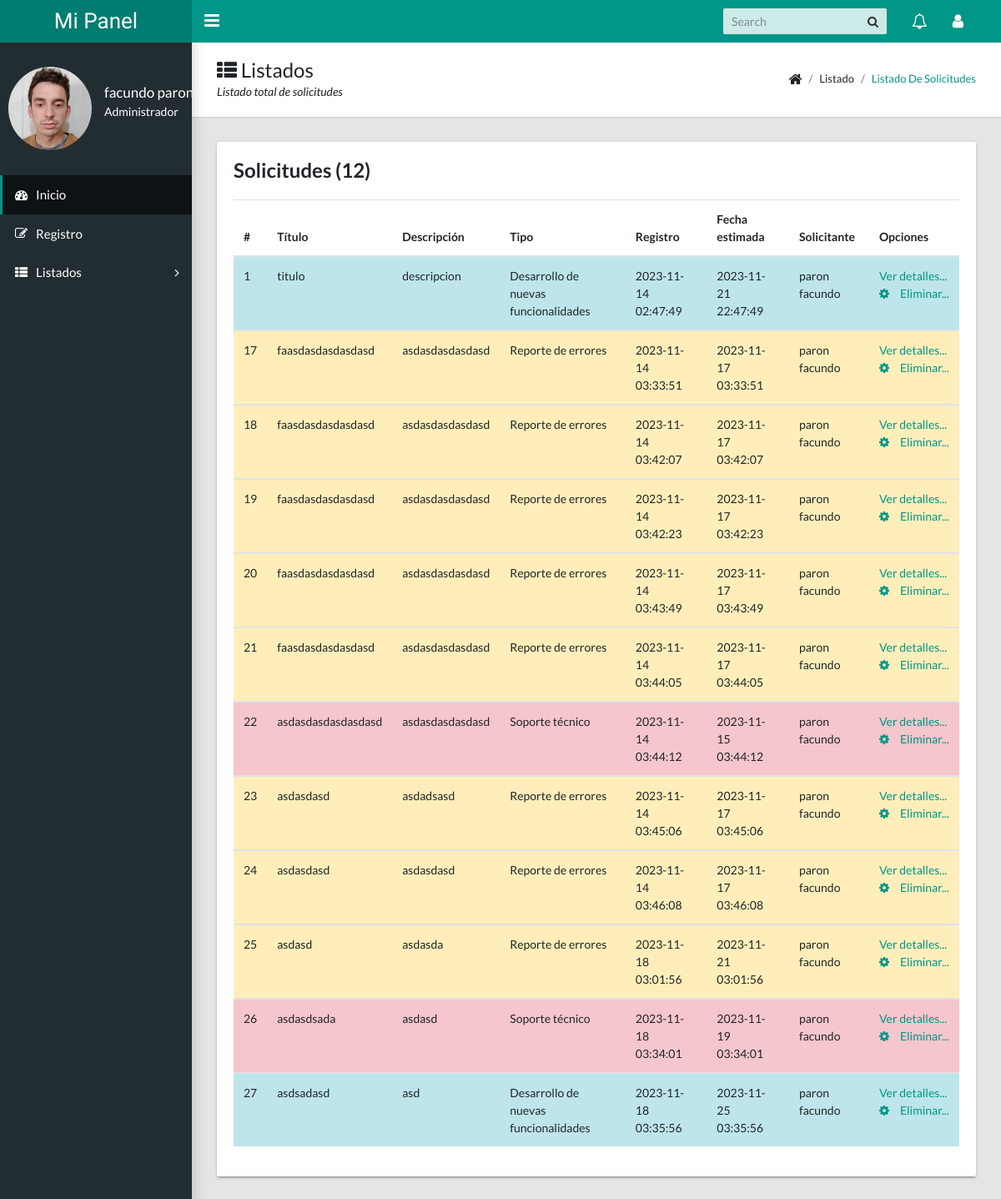
Screenshot of /listado.php (signed in) with the database file from the repository.
### tables this page shows
CREATE TABLE `solicitud` (
  `id` int(11) NOT NULL,
  `titulo` varchar(100) NOT NULL,
  `descripcion` varchar(1000) NOT NULL,
  `id_usuario` int(11) NOT NULL,
  `fecha_de_carga` datetime NOT NULL,
  `id_tipo` int(11) NOT NULL,
  `fecha_est` datetime NOT NULL
);

CREATE TABLE `solicitud_tipo` (
  `id` int(11) NOT NULL,
  `tipo_soli` varchar(100) NOT NULL
);

CREATE TABLE `usuarios` (
  `id` int(11) NOT NULL,
  `email` varchar(100) NOT NULL,
  `nombre` varchar(100) NOT NULL,
  `apellido` varchar(100) NOT NULL,
  `imagen` varchar(100) NOT NULL,
  `clave` varchar(100) NOT NULL,
  `id_rol` int(11) NOT NULL,
  `ultimo_acceso` datetime NOT NULL,
  `activo` tinyint(1) NOT NULL
);

### funciones/lista.php (called while the page is built, shortened)
<?php
function Listar($vId_Usuario, $vId_Rol, $vConexion){
    $Listado = array();
    $SQLAdmin="SELECT solicitud.*, usuarios.nombre, usuarios.apellido, solicitud_tipo.tipo_soli FROM solicitud JOIN usuarios ON solicitud.id_usuario = usuarios.id JOIN solicitud_tipo ON solicitud.id_tipo = solicitud_tipo.id ORDER BY solicitud.fecha_de_carga ASC;";
    if ($vId_Rol == '1') {
        $SQL = $SQLAdmin;
    }
    $rs = mysqli_query($vConexion, $SQL);
    $i = 0;
    while ($data = mysqli_fetch_array($rs)) {
        $Listado[$i]['ID'] = $data['id'];
        $Listado[$i]['TITULO'] = $data['titulo'];
        $Listado[$i]['DESCRIPCION'] = $data['descripcion'];
        $Listado[$i]['FECHA_DE_CARGA'] = $data['fecha_de_carga'];
        $Listado[$i]['FECHA_EST'] = $data['fecha_est'];
        $Listado[$i]['NOMBRE'] = $data['nombre'];
        $Listado[$i]['APELLIDO'] = $data['apellido'];
        $Listado[$i]['TIPO_SOLI'] = $data['tipo_soli'];
        $Listado[$i]['ID_TIPO'] = $data['id_tipo'];
        $i++;
    }
    return $Listado;
}
?>

### funciones/limite20.php (called while the page is built, shortened)
<?php
function limitarA20Palabras($cadena) {
    $arrayPalabras = str_word_count($cadena, 1);
    $arrayPalabrasLimitado = array_slice($arrayPalabras, 0, 20);
    $cadenaLimitada = implode(' ', $arrayPalabrasLimitado);
    return $cadenaLimitada;
}
?>

### listado.php (the view, shortened to what this page needs)
<?php
$MiConexion=ConexionBD();
require_once 'funciones/lista.php';
require_once 'funciones/limite20.php';
 $Listado = Listar($_SESSION['Id'], $_SESSION['Id_Rol'], $MiConexion);
 $num_elementos = count($Listado);
?>
<!DOCTYPE html>
<html lang="en">
  <head>
    <link rel="stylesheet" type="text/css" href="css/main.css">
    <link rel="stylesheet" type="text/css" href="https://maxcdn.bootstrapcdn.com/font-awesome/4.7.0/css/font-awesome.min.css">
  </head>
  <body class="app sidebar-mini">
    <header class="app-header"><a class="app-header__logo" href="index.html">Mi Panel</a>
      <a class="app-sidebar__toggle" href="#" data-toggle="sidebar" aria-label="Hide Sidebar"></a>
      <ul class="app-nav">
        <li class="app-search">
          <input class="app-search__input" type="search" placeholder="Search">
          <button class="app-search__button"><i class="fa fa-search"></i></button>
        </li>
        <li class="dropdown"><a class="app-nav__item" href="#" data-toggle="dropdown" aria-label="Show notifications"><i class="fa fa-bell-o fa-lg"></i></a>
        </li>
       <?php require_once 'usermenu.php'; ?>
    <?php require_once 'sidebar.php'; ?>
    <main class="app-content">
      <div class="app-title">
        <div>
          <h1><i class="fa fa-th-list"></i> Listados</h1>
          <p><?php if($_SESSION['Id_Rol']==1){echo "Listado total de solicitudes";}?></p>
        </div>
        <ul class="app-breadcrumb breadcrumb">
          <li class="breadcrumb-item"><i class="fa fa-home fa-lg"></i></li>
          <li class="breadcrumb-item">Listado</li>
          <li class="breadcrumb-item active"><a href="#">Listado de Solicitudes</a></li>
        </ul>
      </div>
      <div class="row">
        <div class="col-md-12">
          <div class="tile">
            <h3 class="tile-title">Solicitudes (<?php echo $num_elementos; ?>)</h3>
            <div class="table-responsive">
              <table class="table">
                <thead>
                  <tr>
                    <th>#</th>
                    <th>Título</th>
                    <th>Descripción</th>
                    <th>Tipo</th>
                    <th>Registro</th>
                    <th>Fecha estimada</th>
                    <th>Solicitante</th>
                    <th>Opciones</th>
                    <?php
                      for ($j = 0; $j < $num_elementos;$j++) {
                        if($Listado[$j]['ID_TIPO']==1) {$colorsoli = "table-info";}
                        if($Listado[$j]['ID_TIPO']==2) {$colorsoli = "table-warning";}
                        if($Listado[$j]['ID_TIPO']==3) {$colorsoli = "table-danger";}
                  ?>
                  </tr>
                </thead>
                <tbody>
                  <tr class=<?php echo $colorsoli ;?>>
                    <td><?php echo $Listado[$j]['ID']; ?></td>
                    <td><?php echo $Listado[$j]['TITULO'] ;?></td>
                    <td><?php echo limitarA20Palabras($Listado[$j]['DESCRIPCION']); ?></td>
                    <td><?php echo $Listado[$j]['TIPO_SOLI']; ?></td>
                    <td><?php echo $Listado[$j]['FECHA_DE_CARGA']; ?></td>
                    <td><?php  echo $Listado[$j]['FECHA_EST'];?></td>
                    <td><?php echo $Listado[$j]['APELLIDO'] ,' ', $Listado[$j]['NOMBRE'];  ?></td>
                    <td>
                      <a href="#">Ver detalles...</a>
                      <a href="#"><i class="app-menu__icon fa fa-cog"></i>Eliminar...</a>
                    </td>
                  </tr>
                        <?php   }?>
                </tbody>
              </table>
            </div>
          </div>
        </div>
      </div>
    </main>
  </body>
</html>

### usermenu.php (shortened to what this page needs)
<li class="dropdown"><a class="app-nav__item" href="#" data-toggle="dropdown" aria-label="Open Profile Menu"><i class="fa fa-user fa-lg"></i></a>
        </li>
      </ul>
    </header>

### sidebar.php (shortened to what this page needs)
<aside class="app-sidebar">
    <div class="app-sidebar__user"><img class="app-sidebar__user-avatar" src="images/<?php echo $_SESSION['Usuario_Img']; ?>" alt="Sue Palacios">
      <div>
        <p class="app-sidebar__user-name"><?php echo $_SESSION['Usuario_Nombre']; echo" "; echo $_SESSION['Usuario_Apellido'];?></p>
        <p class="app-sideba__user-designation"><?php echo $_SESSION['Usuario_Rol']; ?></p>
      </div>
    </div>
    <ul class="app-menu">
        <li><a class="app-menu__item active" href="index.php"><i class="app-menu__icon fa fa-dashboard"></i><span class="app-menu__label">Inicio</span></a></li>
        <li><a class="app-menu__item" href="carga.php"><i class="app-menu__icon fa fa-edit"></i><span class="app-menu__label">Registro</span></a></li>
        <li class="treeview"><a class="app-menu__item" href="#" data-toggle="treeview"><i class="app-menu__icon fa fa-th-list"></i><span class="app-menu__label">Listados</span><i class="treeview-indicator fa fa-angle-right"></i></a>
        </li>
      </ul>
  </aside>

### rows the page displays
solicitud: id "1", titulo "titulo", descripcion "descripcion", solicitud_tipo.tipo_soli "Desarrollo de nuevas funcionalidades", fecha_de_carga "2023-11-14 02:47:49", fecha_est "2023-11-21 22:47:49", id_usuario.apellido "paron", id_usuario.nombre "facundo"
solicitud: id "17", titulo "faasdasdasdasdasd", descripcion "asdasdasdasdasd", solicitud_tipo.tipo_soli "Reporte de errores", fecha_de_carga "2023-11-14 03:33:51", fecha_est "2023-11-17 03:33:51", id_usuario.apellido "paron", id_usuario.nombre "facundo"
solicitud: id "18", titulo "faasdasdasdasdasd", descripcion "asdasdasdasdasd", solicitud_tipo.tipo_soli "Reporte de errores", fecha_de_carga "2023-11-14 03:42:07", fecha_est "2023-11-17 03:42:07", id_usuario.apellido "paron", id_usuario.nombre "facundo"
solicitud: id "19", titulo "faasdasdasdasdasd", descripcion "asdasdasdasdasd", solicitud_tipo.tipo_soli "Reporte de errores", fecha_de_carga "2023-11-14 03:42:23", fecha_est "2023-11-17 03:42:23", id_usuario.apellido "paron", id_usuario.nombre "facundo"
solicitud: id "20", titulo "faasdasdasdasdasd", descripcion "asdasdasdasdasd", solicitud_tipo.tipo_soli "Reporte de errores", fecha_de_carga "2023-11-14 03:43:49", fecha_est "2023-11-17 03:43:49", id_usuario.apellido "paron", id_usuario.nombre "facundo"
solicitud: id "21", titulo "faasdasdasdasdasd", descripcion "asdasdasdasdasd", solicitud_tipo.tipo_soli "Reporte de errores", fecha_de_carga "2023-11-14 03:44:05", fecha_est "2023-11-17 03:44:05", id_usuario.apellido "paron", id_usuario.nombre "facundo"
solicitud: id "22", titulo "asdasdasdasdasdasd", descripcion "asdasdasdasdasd", solicitud_tipo.tipo_soli "Soporte técnico", fecha_de_carga "2023-11-14 03:44:12", fecha_est "2023-11-15 03:44:12", id_usuario.apellido "paron", id_usuario.nombre "facundo"
solicitud: id "23", titulo "asdasdasd", descripcion "asdadsasd", solicitud_tipo.tipo_soli "Reporte de errores", fecha_de_carga "2023-11-14 03:45:06", fecha_est "2023-11-17 03:45:06", id_usuario.apellido "paron", id_usuario.nombre "facundo"
solicitud: id "24", titulo "asdasdasd", descripcion "asdasdasd", solicitud_tipo.tipo_soli "Reporte de errores", fecha_de_carga "2023-11-14 03:46:08", fecha_est "2023-11-17 03:46:08", id_usuario.apellido "paron", id_usuario.nombre "facundo"
solicitud: id "25", titulo "asdasd", descripcion "asdasda", solicitud_tipo.tipo_soli "Reporte de errores", fecha_de_carga "2023-11-18 03:01:56", fecha_est "2023-11-21 03:01:56", id_usuario.apellido "paron", id_usuario.nombre "facundo"
solicitud: id "26", titulo "asdasdsada", descripcion "asdasd", solicitud_tipo.tipo_soli "Soporte técnico", fecha_de_carga "2023-11-18 03:34:01", fecha_est "2023-11-19 03:34:01", id_usuario.apellido "paron", id_usuario.nombre "facundo"
solicitud: id "27", titulo "asdsadasd", descripcion "asd", solicitud_tipo.tipo_soli "Desarrollo de nuevas funcionalidades", fecha_de_carga "2023-11-18 03:35:56", fecha_est "2023-11-25 03:35:56", id_usuario.apellido "paron", id_usuario.nombre "facundo"

### other values shown
$_SESSION['Usuario_Nombre'] "facundo"
$_SESSION['Usuario_Rol'] "Administrador"
$num_elementos "12"
